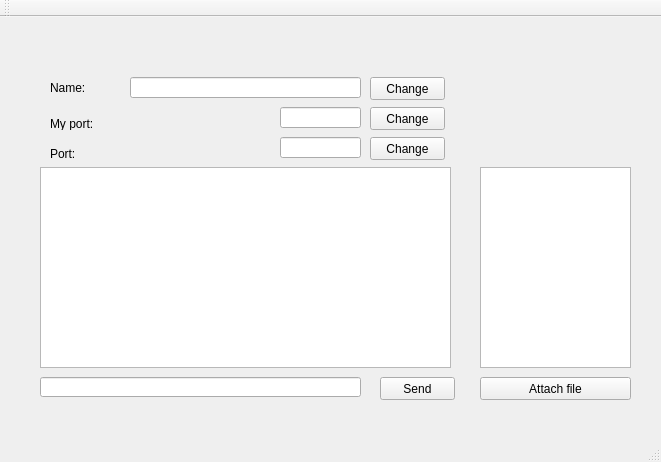
<?xml version="1.0" encoding="UTF-8"?>
<ui version="4.0">
 <class>MainWindow</class>
 <widget class="QMainWindow" name="MainWindow">
  <property name="geometry">
   <rect>
    <x>0</x>
    <y>0</y>
    <width>661</width>
    <height>462</height>
   </rect>
  </property>
  <property name="windowTitle">
   <string>MainWindow</string>
  </property>
  <widget class="QWidget" name="centralWidget">
   <widget class="QLineEdit" name="portLineEdit">
    <property name="geometry">
     <rect>
      <x>280</x>
      <y>120</y>
      <width>81</width>
      <height>21</height>
     </rect>
    </property>
   </widget>
   <widget class="QLabel" name="label">
    <property name="geometry">
     <rect>
      <x>50</x>
      <y>100</y>
      <width>46</width>
      <height>13</height>
     </rect>
    </property>
    <property name="text">
     <string>My port:</string>
    </property>
   </widget>
   <widget class="QPlainTextEdit" name="plainTextEdit">
    <property name="geometry">
     <rect>
      <x>40</x>
      <y>150</y>
      <width>411</width>
      <height>201</height>
     </rect>
    </property>
   </widget>
   <widget class="QPushButton" name="connectButton">
    <property name="geometry">
     <rect>
      <x>370</x>
      <y>120</y>
      <width>75</width>
      <height>23</height>
     </rect>
    </property>
    <property name="text">
     <string>Change</string>
    </property>
   </widget>
   <widget class="QLineEdit" name="messageLineEdit">
    <property name="geometry">
     <rect>
      <x>40</x>
      <y>360</y>
      <width>321</width>
      <height>20</height>
     </rect>
    </property>
   </widget>
   <widget class="QPushButton" name="sendButton">
    <property name="geometry">
     <rect>
      <x>380</x>
      <y>360</y>
      <width>75</width>
      <height>23</height>
     </rect>
    </property>
    <property name="text">
     <string>Send</string>
    </property>
   </widget>
   <widget class="QLabel" name="label_2">
    <property name="geometry">
     <rect>
      <x>50</x>
      <y>130</y>
      <width>46</width>
      <height>13</height>
     </rect>
    </property>
    <property name="text">
     <string>Port:</string>
    </property>
   </widget>
   <widget class="QPushButton" name="changePortButton">
    <property name="geometry">
     <rect>
      <x>370</x>
      <y>90</y>
      <width>75</width>
      <height>23</height>
     </rect>
    </property>
    <property name="text">
     <string>Change</string>
    </property>
   </widget>
   <widget class="QLineEdit" name="myPortLineEdit">
    <property name="geometry">
     <rect>
      <x>280</x>
      <y>90</y>
      <width>81</width>
      <height>21</height>
     </rect>
    </property>
   </widget>
   <widget class="QLineEdit" name="nameLineEdit">
    <property name="geometry">
     <rect>
      <x>130</x>
      <y>60</y>
      <width>231</width>
      <height>21</height>
     </rect>
    </property>
   </widget>
   <widget class="QPushButton" name="changeNameButton">
    <property name="geometry">
     <rect>
      <x>370</x>
      <y>60</y>
      <width>75</width>
      <height>23</height>
     </rect>
    </property>
    <property name="text">
     <string>Change</string>
    </property>
   </widget>
   <widget class="QLabel" name="label_3">
    <property name="geometry">
     <rect>
      <x>50</x>
      <y>64</y>
      <width>46</width>
      <height>13</height>
     </rect>
    </property>
    <property name="text">
     <string>Name:</string>
    </property>
   </widget>
   <widget class="QListWidget" name="listWidget">
    <property name="geometry">
     <rect>
      <x>480</x>
      <y>150</y>
      <width>151</width>
      <height>201</height>
     </rect>
    </property>
   </widget>
   <widget class="QPushButton" name="fileButton">
    <property name="geometry">
     <rect>
      <x>480</x>
      <y>360</y>
      <width>151</width>
      <height>23</height>
     </rect>
    </property>
    <property name="text">
     <string>Attach file</string>
    </property>
   </widget>
  </widget>
  <widget class="QMenuBar" name="menuBar">
   <property name="geometry">
    <rect>
     <x>0</x>
     <y>0</y>
     <width>661</width>
     <height>21</height>
    </rect>
   </property>
  </widget>
  <widget class="QToolBar" name="mainToolBar">
   <attribute name="toolBarArea">
    <enum>TopToolBarArea</enum>
   </attribute>
   <attribute name="toolBarBreak">
    <bool>false</bool>
   </attribute>
  </widget>
  <widget class="QStatusBar" name="statusBar"/>
 </widget>
 <layoutdefault spacing="6" margin="11"/>
 <resources/>
 <connections/>
</ui>
